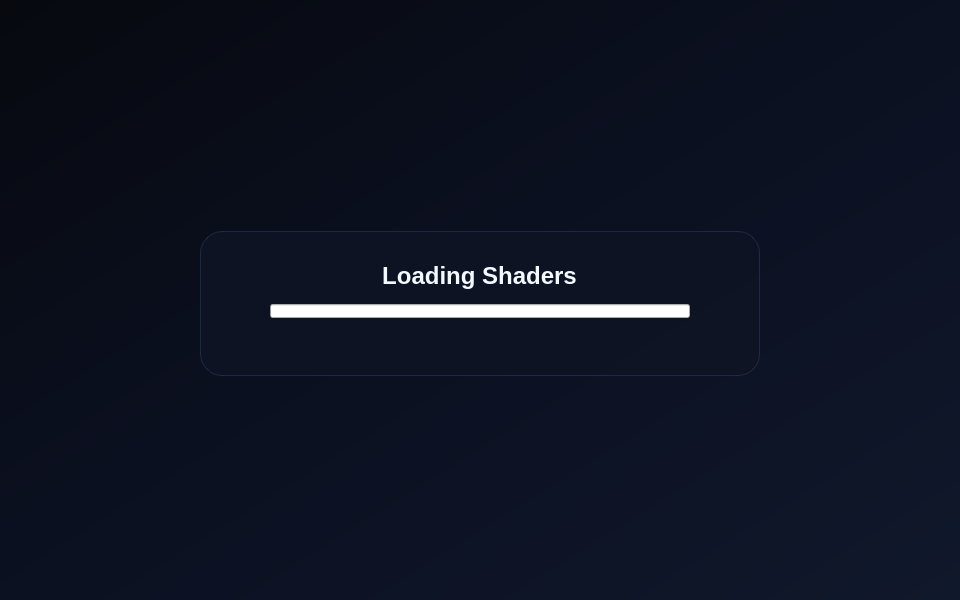
<?xml version="1.0" encoding="UTF-8"?>
<ui version="4.0">
 <class>LoadingScreen</class>
 <widget class="QWidget" name="LoadingScreen">
  <property name="geometry">
   <rect>
    <x>0</x>
    <y>0</y>
    <width>960</width>
    <height>600</height>
   </rect>
  </property>
  <property name="styleSheet">
   <string notr="true">QWidget#LoadingScreen {
    background-color: qlineargradient(x1:0, y1:0, x2:1, y2:1, stop:0 #07090f, stop:0.45 #0b1020, stop:1 #10182b);
}
QWidget#fade_parent {
    background-color: transparent;
}</string>
  </property>
  <layout class="QVBoxLayout">
   <property name="spacing">
    <number>0</number>
   </property>
   <property name="leftMargin">
    <number>0</number>
   </property>
   <property name="topMargin">
    <number>0</number>
   </property>
   <property name="rightMargin">
    <number>0</number>
   </property>
   <property name="bottomMargin">
    <number>0</number>
   </property>
   <item>
    <widget class="QWidget" name="fade_parent" native="true">
     <layout class="QVBoxLayout" name="verticalLayout_2">
      <property name="spacing">
       <number>0</number>
      </property>
      <property name="leftMargin">
       <number>48</number>
      </property>
      <property name="topMargin">
       <number>36</number>
      </property>
      <property name="rightMargin">
       <number>48</number>
      </property>
      <property name="bottomMargin">
       <number>36</number>
      </property>
      <item>
       <layout class="QHBoxLayout" name="headerLayout">
        <item alignment="Qt::AlignLeft|Qt::AlignTop">
         <widget class="QLabel" name="logo">
          <property name="text">
           <string/>
          </property>
          <property name="alignment">
           <set>Qt::AlignLeading|Qt::AlignLeft|Qt::AlignTop</set>
          </property>
         </widget>
        </item>
        <item>
         <spacer name="headerSpacer">
          <property name="orientation">
           <enum>Qt::Horizontal</enum>
          </property>
          <property name="sizeHint" stdset="0">
           <size>
            <width>40</width>
            <height>20</height>
           </size>
          </property>
         </spacer>
        </item>
       </layout>
      </item>
      <item>
       <spacer name="topSpacer">
        <property name="orientation">
         <enum>Qt::Vertical</enum>
        </property>
        <property name="sizeHint" stdset="0">
         <size>
          <width>20</width>
          <height>40</height>
         </size>
        </property>
       </spacer>
      </item>
      <item alignment="Qt::AlignHCenter">
       <widget class="QFrame" name="loadingCard">
        <property name="minimumSize">
         <size>
          <width>560</width>
          <height>0</height>
         </size>
        </property>
        <property name="maximumSize">
         <size>
          <width>760</width>
          <height>16777215</height>
         </size>
        </property>
        <property name="styleSheet">
         <string notr="true">QFrame#loadingCard {
    background-color: rgba(14, 20, 36, 220);
    border: 1px solid rgba(120, 170, 255, 38);
    border-radius: 22px;
}</string>
        </property>
        <property name="frameShape">
         <enum>QFrame::NoFrame</enum>
        </property>
        <layout class="QVBoxLayout" name="verticalLayout">
         <property name="spacing">
          <number>14</number>
         </property>
         <property name="leftMargin">
          <number>34</number>
         </property>
         <property name="topMargin">
          <number>30</number>
         </property>
         <property name="rightMargin">
          <number>34</number>
         </property>
         <property name="bottomMargin">
          <number>28</number>
         </property>
         <item alignment="Qt::AlignHCenter">
          <widget class="QLabel" name="stage">
           <property name="styleSheet">
            <string notr="true">QLabel {
    background-color: transparent;
    color: #f4f8ff;
    font-size: 24px;
    font-weight: 600;
}</string>
           </property>
           <property name="text">
            <string>Loading Shaders</string>
           </property>
           <property name="alignment">
            <set>Qt::AlignCenter</set>
           </property>
          </widget>
         </item>
         <item alignment="Qt::AlignHCenter">
          <widget class="QProgressBar" name="progress_bar">
           <property name="sizePolicy">
            <sizepolicy hsizetype="Expanding" vsizetype="Fixed">
             <horstretch>0</horstretch>
             <verstretch>0</verstretch>
            </sizepolicy>
           </property>
           <property name="minimumSize">
            <size>
             <width>420</width>
             <height>14</height>
            </size>
           </property>
           <property name="maximumSize">
            <size>
             <width>620</width>
             <height>14</height>
            </size>
           </property>
           <property name="value">
            <number>0</number>
           </property>
           <property name="textVisible">
            <bool>false</bool>
           </property>
           <property name="format">
            <string>%v / %m</string>
           </property>
          </widget>
         </item>
         <item alignment="Qt::AlignHCenter">
          <widget class="QLabel" name="value">
           <property name="toolTip">
            <string notr="true"/>
           </property>
           <property name="styleSheet">
            <string notr="true">QLabel {
    background-color: transparent;
    color: #9fb3d9;
    font-size: 13px;
    font-weight: 500;
}</string>
           </property>
           <property name="text">
            <string/>
           </property>
           <property name="alignment">
            <set>Qt::AlignCenter</set>
           </property>
          </widget>
         </item>
        </layout>
       </widget>
      </item>
      <item>
       <spacer name="middleSpacer">
        <property name="orientation">
         <enum>Qt::Vertical</enum>
        </property>
        <property name="sizeHint" stdset="0">
         <size>
          <width>20</width>
          <height>40</height>
         </size>
        </property>
       </spacer>
      </item>
      <item alignment="Qt::AlignRight|Qt::AlignBottom">
       <widget class="QLabel" name="banner">
        <property name="styleSheet">
         <string notr="true">QLabel {
    background-color: transparent;
}</string>
        </property>
        <property name="text">
         <string/>
        </property>
        <property name="alignment">
         <set>Qt::AlignCenter</set>
        </property>
       </widget>
      </item>
     </layout>
    </widget>
   </item>
  </layout>
 </widget>
 <resources/>
 <connections/>
</ui>
